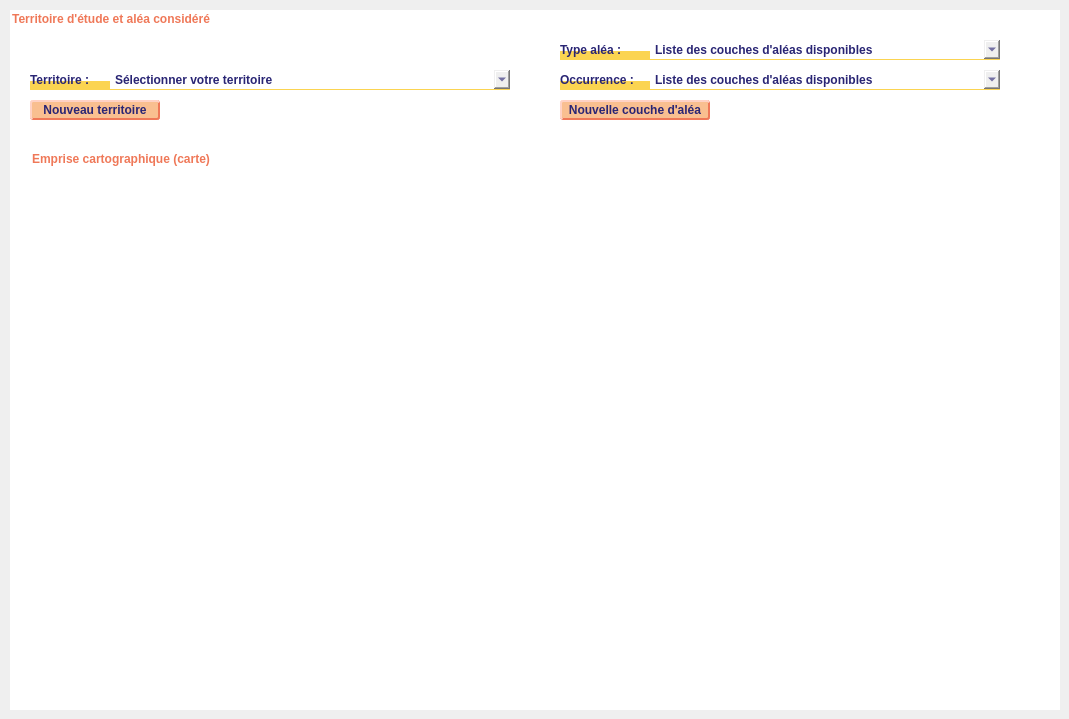
           <widget class="QWidget" name="onglet2_terr_etude">
            <property name="styleSheet">
             <string notr="true">QGroupBox{
	border:none;
	background-color: white;
	font: 14px 'Arial';
	font-weight: bold;
	color: rgb(239, 120, 88);
}

QLabel{
	border:none;
	font: 12px &quot;Arial&quot;;
	font-weight: bold;
	color: rgba(41, 37, 116, 255);
	background-color: qlineargradient(spread:reflect, x1:0, y1:0, x2:0, y2:1, stop:0.54 rgba(251, 251, 251, 0), stop:0.541 rgba(251, 212, 81, 255), stop:1 rgba(251, 212, 81, 255));
}

QComboBox{
	border: none;
	border-bottom: 1px solid rgba(251, 212, 81, 255);
	font: 12px &quot;Arial&quot;;
	font-weight: bold;
	color: rgba(41, 37, 116, 255);	
}

QPushButton{
	background-color: rgba(249,191,144,255);
	border-radius: 3px;
	border:2px outset rgb(239, 120, 88);
	color: rgba(41, 37, 116, 255);
	font: 11px &quot;Arial&quot;;
	font-weight: bold;
}</string>
            </property>
            <widget class="QGroupBox" name="gb_terr_etude">
             <property name="geometry">
              <rect>
               <x>10</x>
               <y>10</y>
               <width>1050</width>
               <height>700</height>
              </rect>
             </property>
             <property name="styleSheet">
              <string notr="true"/>
             </property>
             <property name="title">
              <string>Territoire d'étude et aléa considéré</string>
             </property>
             <widget class="QComboBox" name="cbox_terr_etude">
              <property name="geometry">
               <rect>
                <x>100</x>
                <y>60</y>
                <width>400</width>
                <height>20</height>
               </rect>
              </property>
              <property name="autoFillBackground">
               <bool>false</bool>
              </property>
              <property name="editable">
               <bool>false</bool>
              </property>
              <property name="maxVisibleItems">
               <number>20</number>
              </property>
              <item>
               <property name="text">
                <string>Sélectionner votre territoire</string>
               </property>
              </item>
             </widget>
             <widget class="QGroupBox" name="gb_emprise_carto">
              <property name="geometry">
               <rect>
                <x>20</x>
                <y>140</y>
                <width>1010</width>
                <height>540</height>
               </rect>
              </property>
              <property name="title">
               <string>Emprise cartographique (carte)</string>
              </property>
              <widget class="QgsMapCanvas" name="carte_territoire" native="true">
               <property name="geometry">
                <rect>
                 <x>0</x>
                 <y>0</y>
                 <width>1010</width>
                 <height>540</height>
                </rect>
               </property>
               <property name="styleSheet">
                <string notr="true">QgsMapCanvas{
	border:none;
}</string>
               </property>
              </widget>
             </widget>
             <widget class="QPushButton" name="selection_territoire_etude">
              <property name="geometry">
               <rect>
                <x>20</x>
                <y>90</y>
                <width>130</width>
                <height>20</height>
               </rect>
              </property>
              <property name="text">
               <string>Nouveau territoire</string>
              </property>
             </widget>
             <widget class="QLabel" name="lbl_choix_terr_etude_2">
              <property name="geometry">
               <rect>
                <x>550</x>
                <y>60</y>
                <width>90</width>
                <height>20</height>
               </rect>
              </property>
              <property name="text">
               <string>Occurrence : </string>
              </property>
             </widget>
             <widget class="QComboBox" name="cbox_couche_alea">
              <property name="geometry">
               <rect>
                <x>640</x>
                <y>60</y>
                <width>350</width>
                <height>20</height>
               </rect>
              </property>
              <property name="autoFillBackground">
               <bool>false</bool>
              </property>
              <property name="locale">
               <locale language="French" country="France"/>
              </property>
              <property name="editable">
               <bool>false</bool>
              </property>
              <property name="duplicatesEnabled">
               <bool>false</bool>
              </property>
              <item>
               <property name="text">
                <string>Liste des couches d'aléas disponibles</string>
               </property>
              </item>
              <item>
               <property name="text">
                <string>Zip Zich</string>
               </property>
              </item>
              <item>
               <property name="text">
                <string>PPRi</string>
               </property>
              </item>
             </widget>
             <widget class="QLabel" name="lbl_choix_terr_etude">
              <property name="geometry">
               <rect>
                <x>20</x>
                <y>60</y>
                <width>80</width>
                <height>20</height>
               </rect>
              </property>
              <property name="text">
               <string>Territoire :</string>
              </property>
             </widget>
             <widget class="QComboBox" name="cbox_type_alea">
              <property name="geometry">
               <rect>
                <x>640</x>
                <y>30</y>
                <width>350</width>
                <height>20</height>
               </rect>
              </property>
              <property name="autoFillBackground">
               <bool>false</bool>
              </property>
              <property name="locale">
               <locale language="French" country="France"/>
              </property>
              <property name="editable">
               <bool>false</bool>
              </property>
              <property name="currentText">
               <string>Liste des couches d'aléas disponibles</string>
              </property>
              <property name="duplicatesEnabled">
               <bool>false</bool>
              </property>
              <item>
               <property name="text">
                <string>Liste des couches d'aléas disponibles</string>
               </property>
              </item>
              <item>
               <property name="text">
                <string>Zip Zich</string>
               </property>
              </item>
              <item>
               <property name="text">
                <string>PPRi</string>
               </property>
              </item>
             </widget>
             <widget class="QLabel" name="lbl_choix_type_alea">
              <property name="geometry">
               <rect>
                <x>550</x>
                <y>30</y>
                <width>90</width>
                <height>20</height>
               </rect>
              </property>
              <property name="text">
               <string>Type aléa :</string>
              </property>
             </widget>
             <widget class="QPushButton" name="selection_alea">
              <property name="geometry">
               <rect>
                <x>550</x>
                <y>90</y>
                <width>150</width>
                <height>20</height>
               </rect>
              </property>
              <property name="text">
               <string>Nouvelle couche d'aléa</string>
              </property>
             </widget>
            </widget>
           </widget>
